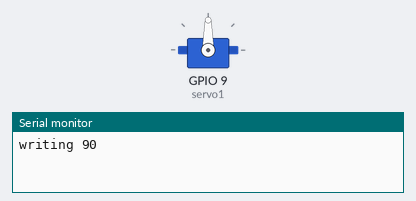
A sketch run on a simulated ESP32. On the bench: servo, the last lines printed to the serial monitor.

Above: at 0.05 s.
At 2.0 s:
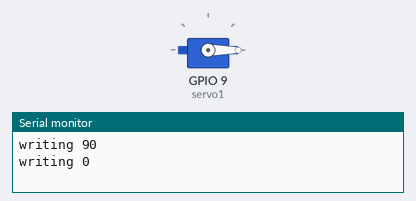
At 4.0 s:
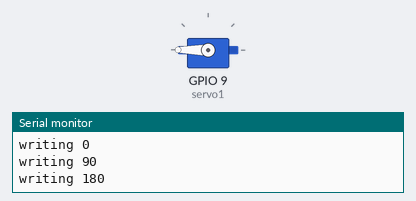
Timing chart, 0 to 5.2 s (numbered marks = the images above):
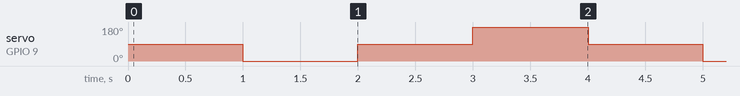

The sketch:

servo_test.ino
```cpp
#include <ESP32Servo.h>

Servo servo1;

void setup() {
  // put your setup code here, to run once:
  Serial.begin(115200);
  servo1.attach(D10);
}

void loop() {
  // put your main code here, to run repeatedly:
  servo1.write(90);
  Serial.println("writing 90");
  delay(1000);
  servo1.write(0);
  Serial.println("writing 0");
  delay(1000);
  servo1.write(90);
  Serial.println("writing 90");
  delay(1000);
  servo1.write(180);
  Serial.println("writing 180");
  delay(1000);
}
```

Measured:
- by itself, servo on GPIO 9 (servo1): repeats every 4.0 s: 90° 1.0 s, 180° 1.0 s, 90° 1.0 s, 0° 1.0 s
